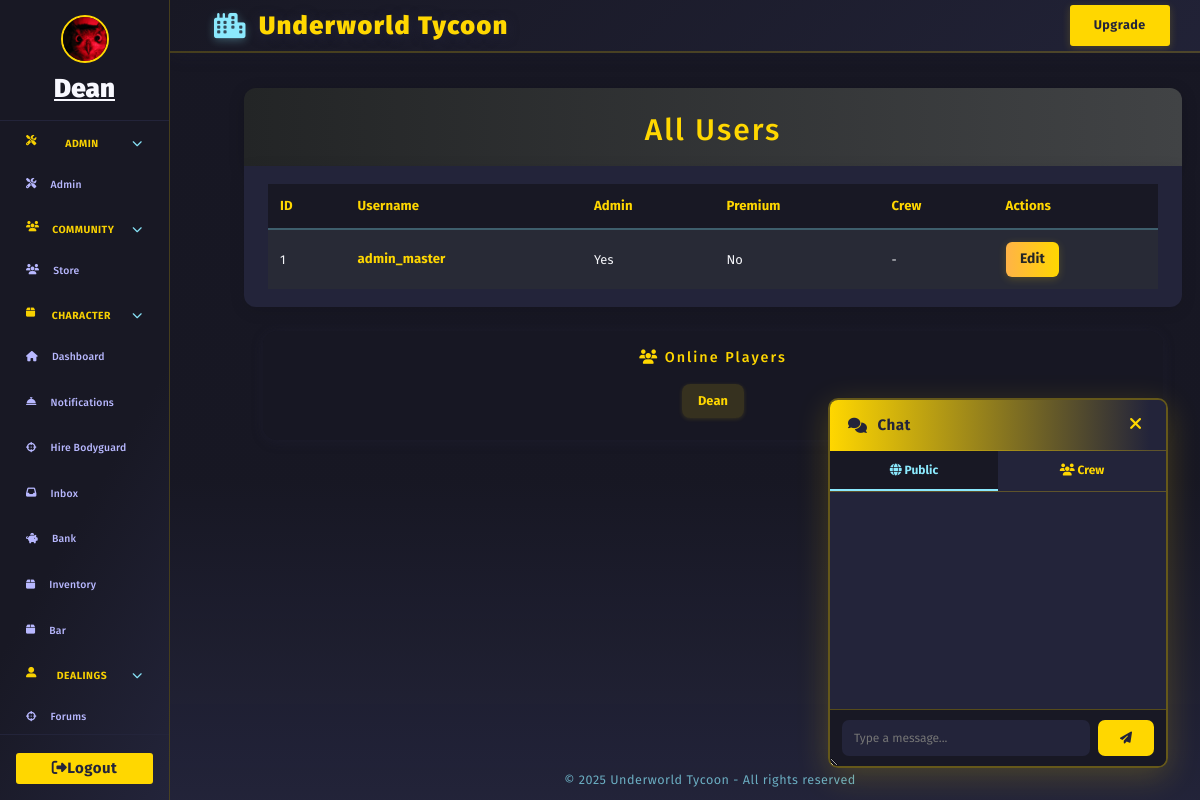
The app's page /admin/users (signed in) with its own data.
### models/character.py (models this page shows, shortened)
class Character(db.Model):
    __tablename__ = 'character'
    id = db.Column(db.Integer, primary_key=True)
    user_id = db.Column(db.Integer, db.ForeignKey('user.id'), nullable=True)
    user = db.relationship('User', backref=db.backref('linked_character', overlaps="linked_characters"), foreign_keys=[user_id], overlaps="linked_characters")
    name = db.Column(db.String(64), unique=True, nullable=False)
    bodyguards = db.Column(db.Integer, default=0)
    date_created = db.Column(db.DateTime, nullable=True, default=datetime.utcnow)
    health = db.Column(db.Integer, default=100)
    money = db.Column(db.Integer, default=250)
    level = db.Column(db.Integer, default=1)
    xp = db.Column(db.Integer, default=0)
    last_crime_time = db.Column(db.DateTime, nullable=True)
    last_travel_time = db.Column(db.DateTime, nullable=True)
    city = db.Column(db.String(64), default="New York")
    gun_id = db.Column(db.Integer, db.ForeignKey('shop_item.id'))
    gun = db.relationship('ShopItem', foreign_keys=[gun_id])
    in_jail = db.Column(db.Boolean, default=False)
    jail_until = db.Column(db.DateTime, nullable=True)
    bar_timer = db.Column(db.DateTime, nullable=True)
    bar_cooldown = db.Column(db.DateTime, nullable=True)  # New field for bar cooldown
    crime_group_id = db.Column(db.Integer, db.ForeignKey('organized_crime.id'))
    crime_group = db.relationship("OrganizedCrime", back_populates="members", foreign_keys=[crime_group_id])
    master_id = db.Column(db.Integer, db.ForeignKey('user.id'))
    equipped_gun_id = db.Column(db.Integer, db.ForeignKey('gun.id'), nullable=True)
    equipped_gun = db.relationship('Gun', foreign_keys=[equipped_gun_id])
    earn_streak = db.Column(db.Integer, default=0)
    last_earned = db.Column(db.DateTime, nullable=True)
    is_alive = db.Column(db.Boolean, default=True)
    profile_image = db.Column(db.String(255), nullable=True)
    crew_id = db.Column(db.Integer, db.ForeignKey('crew.id'))
    linked_user = db.relationship('User', foreign_keys=[user_id], overlaps="linked_character,linked_characters,user")
    crew = db.relationship('Crew', backref='characters')
    bio = db.Column(db.Text, default="")
    bodyguard_names = db.Column(db.Text, default="[]")  # Store as JSON list of names
    steal_cooldown = db.Column(db.DateTime, nullable=True)
    kills = db.Column(db.Integer, default=0)

### models/user.py (models this page shows, shortened)
class User(db.Model, UserMixin):
    __tablename__ = 'user'
    id = db.Column(db.Integer, primary_key=True)
    username = db.Column(db.String(12), unique=True, nullable=False)
    password_hash = db.Column(db.String(150), nullable=False)
    crew_id = db.Column(db.Integer, db.ForeignKey('crew.id'), nullable=True)
    email = db.Column(db.String(120), unique=True, nullable=False)
    email_verified = db.Column(db.Boolean, default=False)
    email_verification_token = db.Column(db.String(128), nullable=True)
    reset_token = db.Column(db.String(128), nullable=True)
    reset_token_expiry = db.Column(db.DateTime, nullable=True)
    last_seen = db.Column(db.DateTime, default=datetime.utcnow)
    last_earned = db.Column(db.DateTime, default=None, nullable=True)
    is_admin = db.Column(db.Boolean, default=False)
    premium = db.Column(db.Boolean, default=False)
    premium_until = db.Column(db.DateTime, nullable=True)
    last_known_ip = db.Column(db.String(45))
    organized_crime_id = db.Column(db.Integer, db.ForeignKey('organized_crime.id'))
    last_crime_time = db.Column(db.DateTime, nullable=True)
    gun_id = db.Column(db.Integer, db.ForeignKey('shop_item.id'), nullable=True)
    gun = db.relationship('ShopItem', foreign_keys=[gun_id])
    credits = db.Column(db.Integer, default=0)
    character = db.relationship('Character', backref='master', uselist=False, foreign_keys='Character.master_id')
    characters = db.relationship(
        'Character',
        backref=db.backref('owner', overlaps="character,master"),
        lazy=True,
        foreign_keys='Character.master_id',
        overlaps="character,master"
    )
    banned = db.Column(db.Boolean, default=False)
    linked_characters = db.relationship('Character', foreign_keys='Character.user_id')

### models/admin.py (the view)
@admin_bp.route('/users')
@limiter.limit("20 per minute")
@admin_required
def admin_users():
    character = Character.query.filter_by(master_id=current_user.id).first()
    users = User.query.order_by(User.id.desc()).all()
    return render_template('admin/users.html', users=users, character=character)

### templates/admin/users.html (shortened to what this page needs)
{% extends "base.html" %}
{% block content %}
<div class="users-header">
    <h1>All Users</h1>
</div>
<div class="users-list">
    <table class="users-table">
        <tr>
            <th>ID</th>
            <th>Username</th>
            <th>Admin</th>
            <th>Premium</th>
            <th>Crew</th>
            <th>Actions</th>
        </tr>
        {% for user in users %}
        <tr>
            <td>{{ user.id }}</td>
            <td><span class="user-link">{{ user.username }}</span></td>
            <td>{{ 'Yes' if user.is_admin else 'No' }}</td>
            <td>{{ 'Yes' if user.premium else 'No' }}</td>
            <td>{{ user.crew_id or '-' }}</td>
            <td>
                <div class="user-actions">
                    <a href="{{ url_for('admin.admin_edit_user', user_id=user.id) }}" class="btn btn-primary">Edit</a>
                </div>
            </td>
        </tr>
        {% else %}
        <tr>
            <td colspan="6" style="color:#b8b8ff;">No users found.</td>
        </tr>
        {% endfor %}
    </table>
</div>
{% endblock %}

### templates/base.html (shortened to what this page needs)
<!DOCTYPE html>
<html lang="en">
<head>
  <link rel="stylesheet" href="https://cdn.jsdelivr.net/npm/bootstrap@4.6.2/dist/css/bootstrap.min.css">
  <link rel="stylesheet" href="https://cdnjs.cloudflare.com/ajax/libs/font-awesome/6.4.2/css/all.min.css">
</head>
<body style="background: #181824; color: #f5f6fa;" class="fade-in">
  <div class="layout-root fade-in" style="position:relative; z-index:1; min-height:100vh;">
    {% block sidebar %}
    {% set hide_sidebar = request.endpoint in ['login', 'register'] %}
    {% if not hide_sidebar %}
    <div class="sidebar" id="sidebar" style="z-index:300; position:fixed; left:0; top:0; height:100vh;">
      {% if current_user.is_authenticated %}
        <div class="sidebar-user">
          {% set character = current_character %}
          {% if character and character.profile_image %}
            <img
              src="{{ url_for('static', filename=character.profile_image) if not character.profile_image.startswith('http') else character.profile_image }}"
              class="crew-avatar"
              alt="avatar"
              style="width:48px;height:48px;border-radius:50%;margin-bottom:6px;border:2px solid #ffd700;object-fit:cover;"
            >
          {% else %}
            <i id="char-name" class="fas fa-user-circle"></i>
          {% endif %}
          {% if character %}
            <a href="{{ url_for('profile_by_id', char_id=character.id) }}" style="color:inherit; text-decoration: underline;">
              <strong>{{ character.name }}</strong>
            </a>
          {% else %}
            <span><strong>No character</strong></span>
          {% endif %}
        </div>
      {% endif %}
      <div class="sidebar-nav" style="width:100%;height:100%;overflow-y:auto;">
        {% if current_user.is_authenticated and current_user.is_admin %}
        <div class="sidebar-category">
          <div class="sidebar-category-title collapsible" onclick="toggleSidebarCategory(this)">
            <i class="fas fa-tools"></i>&nbsp;Admin
            <span class="collapse-arrow"><i class="fas fa-chevron-down"></i></span>
          </div>
          <div class="sidebar-subnav" style="display:flex;flex-direction:column;">
            <a href="{{ url_for('admin.admin_dashboard') }}" class="{% if request.endpoint == 'admin.index' %}active{% endif %}">
              <i class="fas fa-tools"></i> <span>Admin</span>
            </a>
          </div>
        </div>
        {% endif %}
        <div class="sidebar-category">
          <div class="sidebar-category-title collapsible" onclick="toggleSidebarCategory(this)">
            <i class="fas fa-users"></i>&nbsp;Community
            <span class="collapse-arrow"><i class="fas fa-chevron-down"></i></span>
          </div>
          <div class="sidebar-subnav">
            <a href="{{ url_for('mtx') }}" class="{% if request.endpoint == 'mtx' %}active{% endif %}">
              <i class="fas fa-users"></i> <span>Store</span>
            </a>
          </div>
        </div>
        {% if current_character.in_jail == 0 %}
        <div class="sidebar-category">
          <div class="sidebar-category-title collapsible" onclick="toggleSidebarCategory(this)">
            <i class="fas fa-box"> </i>&nbsp;Character
            <span class="collapse-arrow"><i class="fas fa-chevron-down"></i></span>
          </div>
          <div class="sidebar-subnav" style="display:flex;flex-direction:column;">
            <a href="{{ url_for('dashboard') }}" class="{% if request.endpoint == 'dashboard' %}active{% endif %}">
              <i class="fas fa-home"></i> <span>Dashboard</span>
            </a>
            <a href="{{ url_for('notifications') }}" class="{% if request.endpoint == 'notifications' %}active{% endif %}">
              <i class="fas fa-concierge-bell"></i> <span>Notifications</span>
            </a>
            <a href="{{ url_for('hire_bodyguard') }}" class="{% if request.endpoint == 'hire_bodyguard' %}active{% endif %}">
              <i class="fas fa-crosshairs"></i> <span>Hire Bodyguard</span>
            </a>
            <a href="{{ url_for('inbox') }}" class="{% if request.endpoint == 'inbox' %}active{% endif %}">
              <i class="fas fa-inbox"></i> <span>Inbox</span>
            </a>
            <a href="{{ url_for('bank') }}" class="{% if request.endpoint == 'bank' %}active{% endif %}">
              <i class="fas fa-piggy-bank"></i> <span>Bank</span>
            </a>
            <a href="{{ url_for('inventory') }}" class="{% if request.endpoint == 'inventory' %}active{% endif %}">
              <i class="fas fa-box"></i> <span>Inventory</span>
            </a>
            <a href="{{ url_for('send_beer') }}" class="{% if request.endpoint == 'send_beer' %}active{% endif %}">
              <i class="fas fa-box"></i> <span>Bar</span>
            </a>
          </div>
        </div>
        {% endif %}
        {% if current_character.in_jail == 0 %}
        <div class="sidebar-category">
          <div class="sidebar-category-title collapsible" onclick="toggleSidebarCategory(this)">
            <i class="fas fa-user-alt"></i>&nbsp;Dealings
            <span class="collapse-arrow"><i class="fas fa-chevron-down"></i></span>
          </div>
          <div class="sidebar-subnav">
            <a href="{{ url_for('forums') }}" class="{% if request.endpoint == 'forums' %}active{% endif %}">
              <i class="fas fa-crosshairs"></i> <span>Forums</span>
            </a>
          </div>
        </div>
        {% endif %}
      </div>
      <div class="sidebar-footer">
        {% if current_user.is_authenticated %}
        <a href="{{ url_for('logout') }}" class="btn"><i id="fas-fa" class="fas fa-sign-out-alt"></i><span>Logout</span> </a>
        {% endif %}
      </div>
    </div>
    {% endif %}
    {% set main_area_style = 'min-height:100vh;' + (' margin-left:220px;' if not hide_sidebar else '') %}
    {% if not hide_sidebar %}
      {% set topbar_style = 'position:fixed; top:0; z-index:100; left: 170px; width: calc(100vw - 170px);' %}
    {% else %}
      {% set topbar_style = 'position:fixed; top:0; z-index:100; left:0; width:100vw;' %}
    {% endif %}
    <div class="main-area" style="{{ main_area_style }}">
      <header class="topbar" style="{{ topbar_style }}">
        <span class="topbar-title">
          <i class="fas fa-city"></i> <a href="/"> {%block topbar_title %}Underworld Tycoon{% endblock %}</a>
        </span>
        <div class="topbar-actions">
          {% block topbar_actions %}
          {% if current_user.is_authenticated and not current_user.premium %}
          <form action="{{ url_for('upgrade') }}" method="post" class="d-inline">
            {{ upgrade_form.submit(class_="btn") }}
          </form>
          {% elif current_user.is_authenticated and current_user.premium %}
          <span class="badge">
            <i class="fas fa-crown"></i> Premium
          </span>
          {% endif %}
          {% endblock %}
        </div>
      </header>
      <main class="content-area" style="margin-top:70px;">
        {% block content %}{% endblock %}
  <link rel="stylesheet" href="https://cdn.jsdelivr.net/npm/github-markdown-css@5.5.1/github-markdown.min.css">
{% if current_user.is_authenticated %}
  <div class="online-card-container" style="margin-top: 24px; justify-content: center;">
    <div class="online-card" style="flex-direction: column; max-width: 900px; background: rgba(24,24,36,0.92); box-shadow: 0 2px 12px #23243a55; border-radius: 14px; padding: 18px 24px;">
      <div class="online-card-header" style="margin-bottom: 10px; text-align: center;">
        <h1 style="font-size:1.2rem; color:#ffd700; margin:0 0 8px 0;"><i class="fas fa-users"></i> Online Players</h1>
      </div>
      <div style="display: flex; flex-wrap: wrap; gap: 12px; align-items: center; justify-content: center;">
        <span style="background: #ffd70022; color: #ffd700; font-weight: 700; border-radius: 8px; padding: 7px 16px; margin-bottom: 4px; box-shadow: 0 1px 4px #ffd70022;">{{ character.name }}</span>
      </div>
    </div>
  </div>
{% endif %}
      </main>
      <footer>
        &copy; {{ current_year if current_year else "2025" }} Underworld Tycoon - All rights reserved
      </footer>
    </div>
    {% if current_user.is_authenticated %}
    <div id="floating-chat">
      <div class="chat-header">
        <span class="chat-title"><i class="fas fa-comments"></i> Chat</span>
        <button type="button" class="chat-close" onclick="toggleChat()" title="Close chat">
          <i class="fas fa-times"></i>
        </button>
      </div>
      <div class="chat-tabs">
        <button type="button" id="tab-public" class="chat-tab active-tab" onclick="switchTab('public')">
          <i class="fas fa-globe"></i> Public
        </button>
        <button type="button" id="tab-crew" class="chat-tab" onclick="switchTab('crew')">
          <i class="fas fa-users"></i> Crew
        </button>
      </div>
      <div id="chat-messages" class="chat-messages"></div>
      <form id="chat-form" method="POST" autocomplete="off">
        {{ chat_form.message(id="chat-input", maxlength=250, placeholder="Type a message...") }}
        <button type="submit" id="chat-submit"><i class="fas fa-paper-plane"></i></button>
      </form>
    </div>
    {% endif %}
  </div>
</body>
</html>
{% endblock %}

### records on screen
Character: profile_image (picture), name "Dean"
User: id "1", username "admin_master", is_admin "Yes", premium "No", crew_id "-"

### other values on screen
{{ current_year if current_year else "2025" }} "2025"
